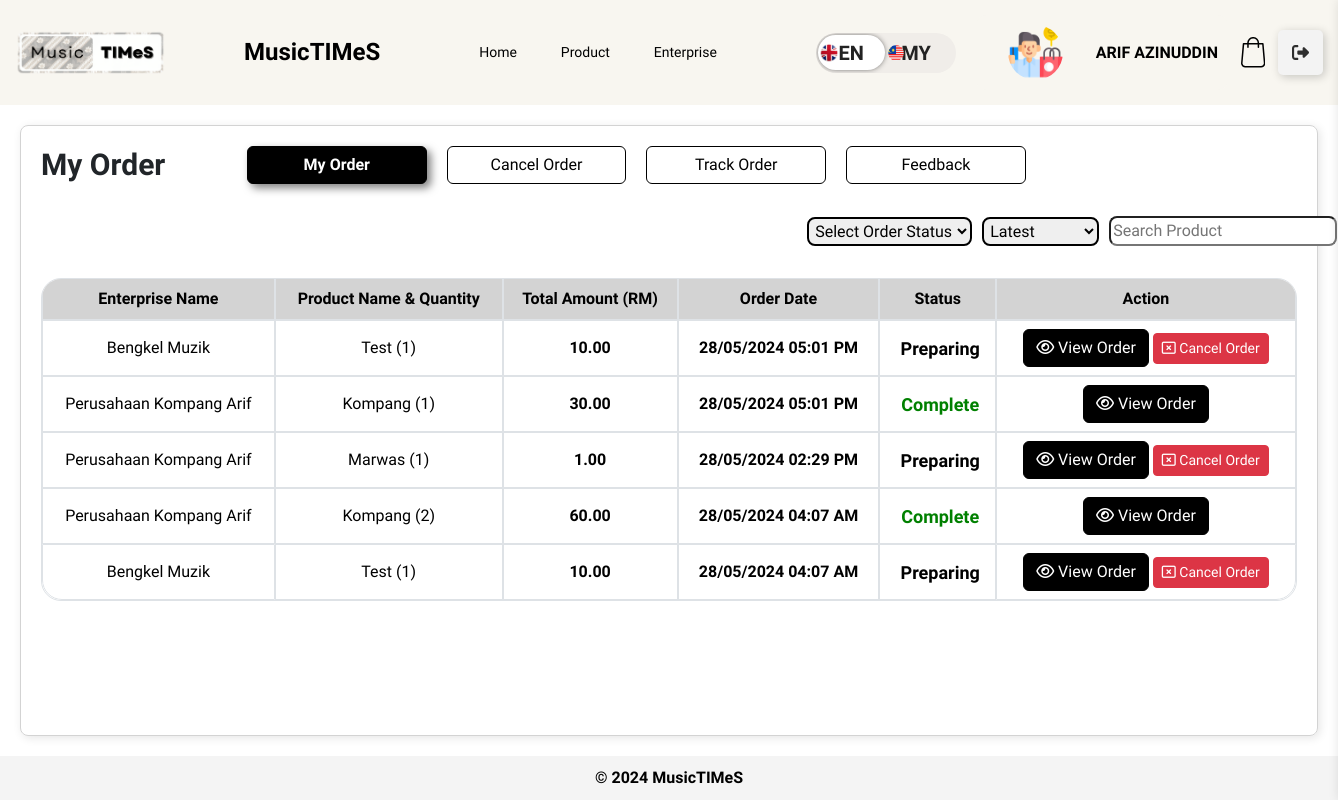
/customer/my-order.php (signed in), run on the app's committed database.
### tables this page shows
CREATE TABLE `customers` (
  `customer_id` int(11) NOT NULL,
  `customer_name` varchar(100) DEFAULT NULL,
  `customer_username` varchar(20) DEFAULT NULL,
  `customer_email` varchar(100) DEFAULT NULL,
  `customer_password` varchar(255) DEFAULT NULL,
  `customer_image` varchar(255) DEFAULT NULL,
  `customer_phone` varchar(15) DEFAULT NULL,
  `customer_address` text DEFAULT NULL,
  `customer_status` enum('active','inactive','pending') DEFAULT NULL,
  `confirm_password` varchar(255) DEFAULT NULL,
  `otp` int(6) DEFAULT NULL,
  `otp_sent_at` timestamp NULL DEFAULT NULL,
  `verified_at` timestamp NULL DEFAULT NULL,
  `is_verified` tinyint(1) NOT NULL
);

CREATE TABLE `order` (
  `order_id` int(12) NOT NULL,
  `customer_id` int(5) DEFAULT NULL,
  `enterprise_id` int(12) DEFAULT NULL,
  `product_id` int(100) DEFAULT NULL,
  `product_name` varchar(300) DEFAULT NULL,
  `product_quantity` int(200) DEFAULT NULL,
  `transaction_id` int(50) DEFAULT NULL,
  `invoice_id` int(14) DEFAULT NULL,
  `order_date` datetime DEFAULT NULL,
  `total_amount` decimal(10,2) DEFAULT NULL,
  `order_notes` text DEFAULT NULL,
  `delivery_address` varchar(100) DEFAULT NULL,
  `postcode` varchar(10) DEFAULT NULL,
  `payment_method` text DEFAULT NULL,
  `order_status` enum('Preparing','Cancel','Shipping','Complete') DEFAULT NULL,
  `created_order` datetime DEFAULT current_timestamp(),
  `updated_order` datetime DEFAULT current_timestamp() ON UPDATE current_timestamp(),
  `total_quantity` int(11) DEFAULT 0,
  `is_deleted` tinyint(1) NOT NULL DEFAULT 0,
  `cancel_order_reason` varchar(255) DEFAULT NULL,
  `tracking_number` varchar(50) DEFAULT NULL
);

### customer/my-order.php (the view, shortened to what this page needs)
<?php include './layout/main.php'; ?>
<main>
<?php
$sort_order = isset($_GET['sort_order']) ? $_GET['sort_order'] : 'latest';
$search_query = isset($_GET['search_query']) ? $_GET['search_query'] : '';
$query = "SELECT `order`.*, GROUP_CONCAT(p.product_name, ' (', oi.order_quantity, ')') AS product_names_quantities,
          GROUP_CONCAT(DISTINCT e.enterprise_name) AS enterprise_names
          FROM `order`
          LEFT JOIN order_item oi ON oi.order_id = `order`.order_id
          LEFT JOIN product p ON p.product_id = oi.product_id
          LEFT JOIN enterprise e ON p.enterprise_id = e.enterprise_id
          WHERE customer_id = $_SESSION[customer_id] AND `order`.order_status != 'Cancel'";
switch ($sort_order) {
    case 'latest':
        $query .= " GROUP BY `order`.order_id ORDER BY `order`.order_id DESC";
        break;
}
$result = $conn->query($query);
?>
<head>
</head>
<section style="border:1px solid lightgray; margin:20px; border-radius:8px; box-shadow: 2px 2px 10px rgba(0, 0, 0, 0.1);">
    <div style="display:flex; align-items:center; width:80%; justify-content: space-between; margin-bottom:20px;">
        <h1 style="font-weight: bold; font-size:30px; margin-right:30px; width:100%"><?php echo __('my_order')?></h1>
        <button class="btn btn-secondary button" type="button">
            <a href="./my-order.php"><?php echo __('my_order')?></a>
        </button>
        <button class="btn btn-default" type="button">
            <a href="./cancel-order.php"><?php echo __('cancel_order')?></a>
        </button>
        <button class="btn btn-default" type="button">
            <a href="./track-order.php"><?php echo __('track_order')?></a>
        </button>
        <button class="btn btn-default" type="button">
            <a href="./customer-feedback.php"><?php echo __('feedback')?></a>
        </button>
    </div>
    <div id="form-filter">
    <form id="filter-form" method="GET" style="display: flex; align-items: center; gap: 10px; margin-left: 61%; margin-bottom: 20px;">
            <select name="order_status" style="border-radius: 8px; border: solid 2px black; padding: 2px;">
                <option value=""><?php echo __('select_order_status'); ?></option>
            </select>
            <select name="sort_order" style="border-radius: 8px; border: solid 2px black; padding: 2px;">
                <option value="latest" <?php if ($sort_order == 'latest') echo 'selected'; ?>><?php echo __('latest'); ?></option>
            </select>
            <input type="text" name="search_query" id="filter-input" style="border-radius: 8px;" autocomplete="off" placeholder="<?php echo __('search_products'); ?>" value="<?php echo htmlspecialchars($search_query); ?>">
        </form>
    </div>
    <table class="table table-bordered">
        <thead>
            <tr>
                <th><?php echo __('enterprise_name')?></th>
                <th><?php echo __('product_name_quantity') ?></th>
                <th><?php echo __('total_amount')?> (RM)</th>
                <th><?php echo __('order_date')?></th>
                <th><?php echo __('status')?></th>
                <th><?php echo __('action')?></th>
            </tr>
        </thead>
        <tbody>
        <?php if ($result->num_rows > 0) { ?>
            <?php while ($customer = $result->fetch_assoc()) {
                $orderId = $customer['order_id'];
                $orderItemsStr = $customer['product_names_quantities'];
                $enterpriseNamesStr = $customer['enterprise_names'];
            ?>
            <tr>
                <td class="text-center"><?php echo $enterpriseNamesStr; ?></td>
                <td class="text-center"><?php echo $orderItemsStr; ?></td>
                <td class="text-center" style="font-weight: bold;"><?php echo $customer['total_amount']; ?></td>
                <td class="text-center" style="font-weight: bold;"><?php
                    $orderDate = $customer['created_order'];
                    $dateTime = new DateTime($orderDate);
                    $formattedDate = $dateTime->format('d/m/Y');
                    $formattedTime = $dateTime->format('h:i A');
                    echo $formattedDate . ' ' . $formattedTime;
                    ?>
                </td>
                <td class="text-center" style="font-weight: bold;">
                    <?php
                    if ($customer['order_status'] == 'Complete') {
                        echo '<span style="color: green; font-weight: bold; font-size: 18px;">' . __('complete') . '</span>';
                    } else if ($customer['order_status'] == 'Preparing') {
                        echo '<span style="font-weight: bold; font-size: 18px;">' . __('preparing') . '</span>';
                    }
                    else if ($customer['order_status'] == 'Shipping') {
                        echo '<span style="font-weight: bold; font-size: 18px;">' . __('ship') . '</span>';
                    }
                    ?>
                </td>
                <td>
                    <button class="btn btn-primary" onclick="location.href='my-order-detail.php?order_id=<?php echo $orderId; ?>'" type="button"><i class="fa-regular fa-eye fa-beat"></i> <?php echo __('view_order')?></button>
                    <?php if ($customer['order_status'] !== 'Complete') { ?>
                    <button class="btn btn-danger btn-sm cancel-button" data-order-id="<?php echo $orderId; ?>" type="button"><i class="fa-regular fa-rectangle-xmark fa-beat"></i> <?php echo __('cancel_order')?></button>
                    <?php } ?>
                </td>
            </tr>
            <?php } ?>
        <?php } else {
            echo '<tr><td colspan="6" class="text-center" style="color: red;"><i class="fa-solid fa-face-frown-open fa-beat-fade"></i>' . '&nbsp' .  __('no_data') . '</td></tr>';
        }?>
        </tbody>
    </table>
</section>
</main>
<?php include './layout/footer.php'; ?>
</body>
</html>

### customer/layout/main.php (shortened to what this page needs)
<?php
include '../db.php';
?>
<?php
$language = 'en';
$langFile = "../languages/{$language}.php";
if (file_exists($langFile)) {
    $translations = include $langFile;
} else {
    $translations = [];
}
function __($key) {
    global $translations;
    return $translations[$key] ?? $key;
}
?>
<!DOCTYPE html>
<html lang="en">
<head>
    <link href="https://cdn.jsdelivr.net/npm/bootstrap@5.3.2/dist/css/bootstrap.min.css" rel="stylesheet">
    <link rel="stylesheet" href="../style/sidebar_enterprise.css">
    <link rel="stylesheet" href="../style/customer_main.css">
</head>
<body>
<header>
    <img src="../image/logo.png" alt="MusicTIMeS Logo" id="logo">
    <h1 style="font-weight: bold;">MusicTIMeS</h1>
    <nav id="navbar">
        <a href="./homepage.php" id="nav-home" onclick="setActive(event, 'nav-home', './homepage.php')"><?php echo __('home'); ?></a>
        <a href="./product-listing.php" id="nav-product" onclick="setActive(event, 'nav-product', './product-listing.php')"><?php echo __('product'); ?></a>
        <a href="./enterprise-listing.php" id="nav-enterprise" onclick="setActive(event, 'nav-enterprise', './enterprise-listing.php')"><?php echo __('enterprise'); ?></a>
    </nav>
    <div class="header-options">
        <div class="btn-container">
            <form method="post" id="languageForm">
                <label class="switch btn-language-mode-switch">
                    <label class="btn-language-mode-switch-inner" data-off="en" data-on="my" for="language_mode" style="text-transform: uppercase; display:flex;align-items:center; font-size:12px">
                        <img src="../image/england.png" alt="EN Flag" style="width: 20px; height: 20px; margin-left:3px; z-index:1000" /></img>
                        <img src="../image/malaysia.png" alt="MY Flag" style="width: 20px; height: 20px; margin-left:47px; z-index:1000" /></img>
                    </label>
                </label>
            </form>
        </div>
        <div class="profile-option" style="background-color: #F8F6F0;">
            <?php
                $customer_username = $_SESSION['customer_username'];
                $query = "SELECT customer_name, customer_image, customer_address FROM customers WHERE customer_username='$customer_username'";
                $result = $conn->query($query);
                $customer = $result->fetch_assoc();
            ?>
            <div class="profile-info">
                <div class="profile-image">
                <?php
                $image_path = "/musictimes/image/customer/";
                $default_image = "/musictimes/image/default-customer.png";
                if (!empty($customer['customer_image']) && file_exists($_SERVER['DOCUMENT_ROOT'] . $image_path . $customer['customer_image'])) {
                    $image_path .= $customer['customer_image'];
                } else {
                    $image_path = $default_image;
                }
                echo '<img src="' . htmlspecialchars($image_path, ENT_QUOTES, 'UTF-8') . '" alt="Customer Profile Image" style="width: 50%; height: 50%; max-width: 100px; max-height: 100px; border-radius: 50%;">';
                ?>
                </div>
                <div class="profile-details">
                <a href="./customer-profile.php" class="customer-link" style="color: initial; text-decoration: none;" onmouseover="this.style.color='grey'" onmouseout="this.style.color='initial'">
                    <p class="customer-name"><?php echo htmlspecialchars($customer['customer_name'], ENT_QUOTES, 'UTF-8'); ?></p>
                </a>
                </div>
            </div>
        </div>
        <?php
        $totalQuantity = 0;
        ?>
        <button id="cart_quantity" data-quantity="<?php echo $totalQuantity; ?>" class="btn-cart" id="cart-toggle" onclick="handleCart()">
            <svg class="icon-cart" viewBox="0 0 24.38 30.52" height="30.52" width="24.38" xmlns="http://www.w3.org/2000/svg">
                <title><?php echo __('cart'); ?></title>
                <path transform="translate(-3.62 -0.85)" d="M28,27.3,26.24,7.51a.75.75,0,0,0-.76-.69h-3.7a6,6,0,0,0-12,0H6.13a.76.76,0,0,0-.76.69L3.62,27.3v.07a4.29,4.29,0,0,0,4.52,4H23.48a4.29,4.29,0,0,0,4.52-4ZM15.81,2.37a4.47,4.47,0,0,1,4.46,4.45H11.35a4.47,4.47,0,0,1,4.46-4.45Zm7.67,27.48H8.13a2.79,2.79,0,0,1-3-2.45L6.83,8.34h3V11a.76.76,0,0,0,1.52,0V8.34h8.92V11a.76.76,0,0,0,1.52,0V8.34h3L26.48,27.4a2.79,2.79,0,0,1-3,2.44Zm0,0"></path>
            </svg>
        </button>
        <a class="logout-button" onclick="confirmLogout()">
        <div class="sign"></div>
        <div class="text"><?php echo __('logout'); ?></div></a>
    </div>
</header>

### style/sidebar_enterprise.css (style rules this page uses)
* { font-family: "Freeman", sans-serif; }
body { font-family: Arial Narrow; margin: 0; padding: 0; display: flex; flex-direction: column; min-height: 100vh; background-color: #f4f4f4; }
header { background-color: #F8F6F0; color: black; padding: 15px; text-align: center; flex-shrink: 0; display: flex; justify-content: space-between; align-items: center; box-shadow: 0 2px 5px rgba(0, 0, 0, 0.2); }
#logo { max-width: 150px; height: auto; }
h1 { margin: 0; font-size: 1.5em; display: flex; align-items: center; }
span { font-weight: normal; font-size: 0.8em; margin-left: 5px; }
.header-options { display: flex; align-items: center; }
.language-dropdown, .profile-option, .logout-option { margin-left: 20px; }
.language-dropdown a, .profile-option a, .logout-option a { color: black; }
select { padding: 8px; border: none; border-radius: 4px; }
a { color: white; text-decoration: none; }
.logout-button { --black: #000000; --ch-black: #141414; --eer-black: #1b1b1b; --night-rider: #2e2e2e; --white: #ffffff; --af-white: #f3f3f3; --ch-white: #e1e1e1; display: flex; align-items: center; justify-content: flex-start; width: 45px; height: 45px; border: none; border-radius: 5px; cursor: pointer; position: relative; overflow: hidden; transition-duration: .3s; box-shadow: 2px 2px 10px rgba(0, 0, 0, 0.199); background-color: var(--af-white); }
.sign { width: 100%; transition-duration: .3s; display: flex; align-items: center; justify-content: center; }
.sign svg { width: 17px; }
main { display: flex; flex: 1; background-color: #fff; }
nav a { color: #5B5959; text-decoration: none; font-weight: none; font-size: 14px; }
section { flex: 1; padding: 20px; }
.btn-container { display: table-cell; vertical-align: middle; text-align: center; }
.btn-language-mode-switch { display: inline-block; margin: 0px; position: relative; }
.btn-language-mode-switch > label.btn-language-mode-switch-inner { margin: 0px; width: 140px; height: 40px; background-color: #f0ede9; border-radius: 26px; overflow: hidden; position: relative; transition: all 0.3s ease; display: block; }
.btn-language-mode-switch > label.btn-language-mode-switch-inner:before { content: attr(data-on); position: absolute; font-size: 20px; font-weight: 600; right: 25px; color: #222; }
.btn-language-mode-switch > label.btn-language-mode-switch-inner:after { content: attr(data-off); width: 67px; height: 35px; left: 2px; background: #fff; border-radius: 26px; position: absolute; font-size: 20px; display: flex; justify-content: center; text-align: center; transition: all 0.3s ease; box-shadow: 0px 0px 6px -2px #111; padding: 5px 0px; color: #222; font-weight: 600; align-items: center; }
.profile-option { display: flex; align-items: center; justify-content: space-between; padding: 10px; background-color: #F8F6F0; border-radius: 10px; }
.profile-info { display: flex; align-items: center; }
.profile-image img { width: 25%; height: 25%; max-width: 40px; max-height: 40px; border-radius: 50%; margin-right: 10px; }

### style/customer_main.css (style rules this page uses)
nav { background-color: #F8F6F0; text-align: center; }
nav a { display: inline-block; padding: 15px 20px; color: black; text-decoration: none; transition: background-color 0.3s; }
.btn-cart { display: flex; align-items: center; justify-content: center; width: 50px; height: 50px; border-radius: 10px; border: none; background-color: transparent; position: relative; }
.btn-cart::after { content: attr(data-quantity); width: fit-content; height: fit-content; position: absolute; font-size: 15px; color: black; font-family: 'Lucida Sans', 'Lucida Sans Regular', 'Lucida Grande', 'Lucida Sans Unicode', Geneva, Verdana, sans-serif; opacity: 0; visibility: hidden; transition: .2s linear; top: 115%; }
.icon-cart { width: 24.38px; height: 30.52px; transition: .2s linear; }
.profile-option { display: flex; align-items: center; justify-content: space-between; padding: 10px; background-color: lightgray; border-radius: 10px; }
.profile-info { display: flex; align-items: center; }
.profile-image img { width: 25%; height: 25%; max-width: 40px; max-height: 40px; border-radius: 50%; margin-right: 10px; }
.customer-name { font-weight: bold; margin: 0; }

### customer/layout/main.php (style rules this page uses)
* { font-family: "Freeman", sans-serif; }
.profile-details { position: relative; display: inline-block; }
.customer-link { color: initial; text-decoration: none; }

### data on the page
customers: customer_name "ARIF AZINUDDIN"
order: enterpriseNamesStr "Bengkel Muzik", orderItemsStr "Test (1)", total_amount "10.00", created_order "28/05/2024", created_order "05:01 PM"
order: enterpriseNamesStr "Perusahaan Kompang Arif", orderItemsStr "Kompang (1)", total_amount "30.00", created_order "28/05/2024", created_order "05:01 PM"
order: enterpriseNamesStr "Perusahaan Kompang Arif", orderItemsStr "Marwas (1)", total_amount "1.00", created_order "28/05/2024", created_order "02:29 PM"
order: enterpriseNamesStr "Perusahaan Kompang Arif", orderItemsStr "Kompang (2)", total_amount "60.00", created_order "28/05/2024", created_order "04:07 AM"
order: enterpriseNamesStr "Bengkel Muzik", orderItemsStr "Test (1)", total_amount "10.00", created_order "28/05/2024", created_order "04:07 AM"

### other printed values
__('home') "Home"
__('product') "Product"
__('enterprise') "Enterprise"
__('my_order') "My Order"
__('cancel_order') "Cancel Order"
__('track_order') "Track Order"
__('feedback') "Feedback"
__('enterprise_name') "Enterprise Name"
__('product_name_quantity') "Product Name & Quantity"
__('total_amount') "Total Amount"
__('order_date') "Order Date"
__('status') "Status"
__('action') "Action"
form field order_status "Select Order Status"
form field sort_order "Latest"
